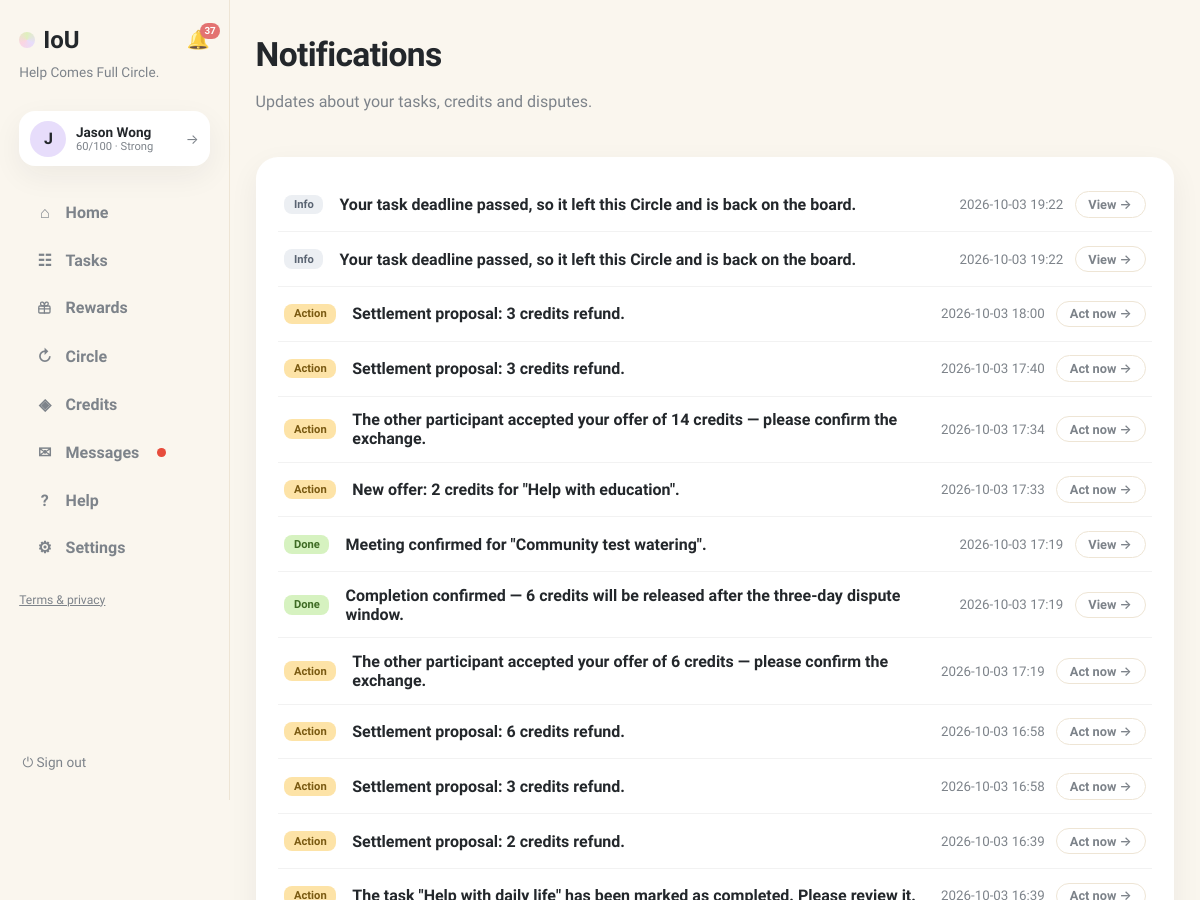
The page /notifications (signed in, upper part) on the database as committed earlier.
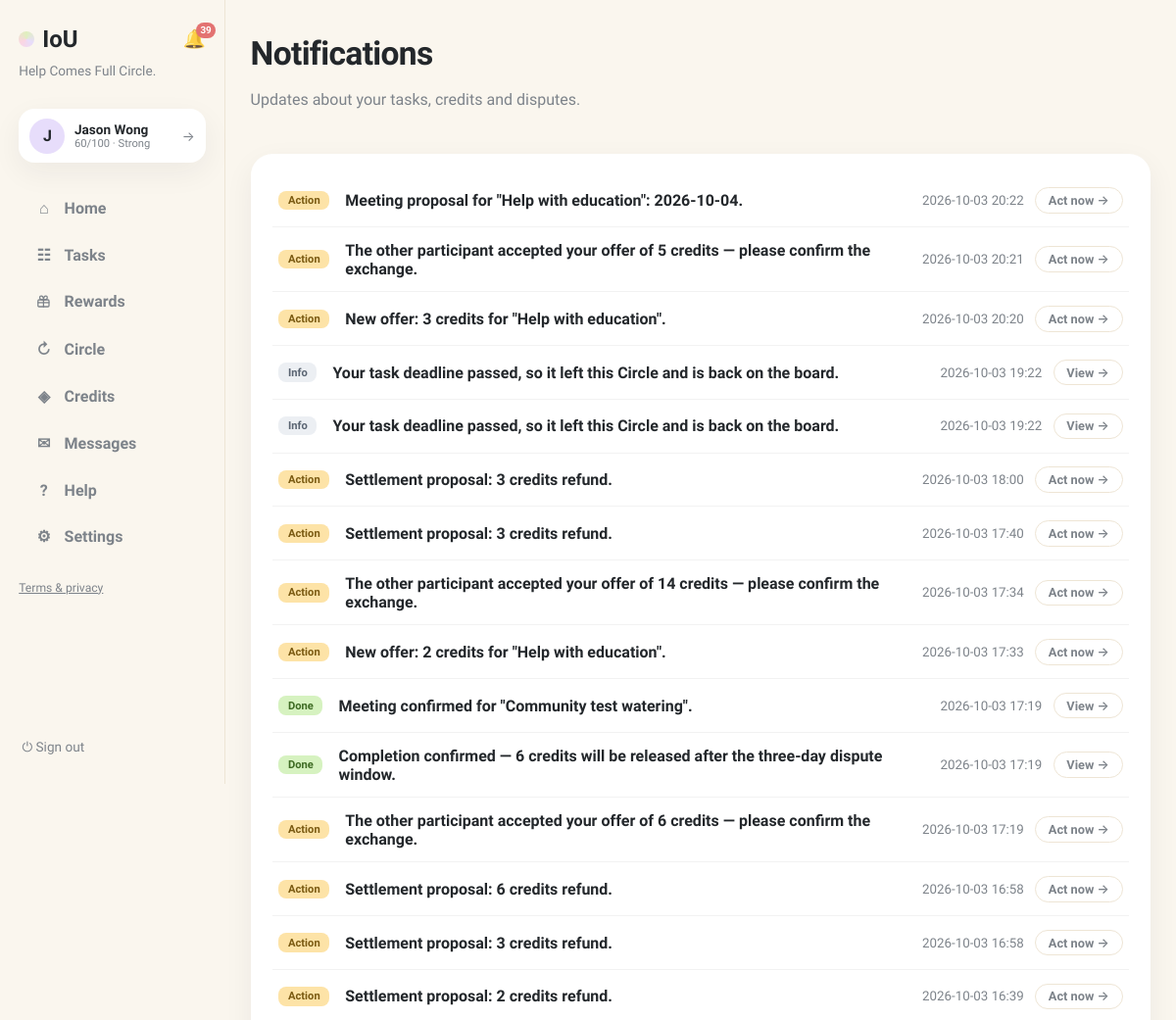
The same page on the database as committed later.
### tables this page shows
CREATE TABLE notifications (
                id INTEGER PRIMARY KEY, user_id INTEGER NOT NULL,
                body TEXT NOT NULL, link TEXT NOT NULL DEFAULT '/',
                is_read INTEGER NOT NULL DEFAULT 0, kind TEXT NOT NULL DEFAULT 'info',
                created_at TEXT NOT NULL,
                FOREIGN KEY(user_id) REFERENCES users(id)
            );

### app.py (the view)
@app.get("/notifications", response_class=HTMLResponse)
def notifications_page(request: Request, tab: str = "system"):
    user = current_user(request)
    if not user:
        return RedirectResponse("/login", status_code=303)
    with db() as connection:
        notifs = connection.execute(
            "SELECT * FROM notifications WHERE user_id=? ORDER BY created_at DESC LIMIT 50",
            (user["id"],)).fetchall()
        threads = connection.execute(
            """SELECT r.id, r.title, r.status, r.requester_id, r.provider_id,
                      ru.name requester_name, pu.name provider_name,
                      (SELECT body FROM messages WHERE request_id=r.id ORDER BY id DESC LIMIT 1) last_body,
                      (SELECT created_at FROM messages WHERE request_id=r.id ORDER BY id DESC LIMIT 1) last_at
               FROM requests r
               JOIN users ru ON ru.id=r.requester_id
               LEFT JOIN users pu ON pu.id=r.provider_id
               WHERE (r.requester_id=? OR r.provider_id=?
                      OR EXISTS (SELECT 1 FROM request_participants rp
                                 WHERE rp.request_id=r.id AND rp.user_id=?))
                 AND EXISTS (SELECT 1 FROM messages WHERE request_id=r.id)
               ORDER BY last_at DESC""",
            (user["id"], user["id"], user["id"])).fetchall()
    return render(request, "notifications.html", page="notifications",
                  notifs=notifs, threads=threads, tab=tab)

### templates/notifications.html (shortened to what this page needs)
{% extends "base.html" %}
{% block content %}
<header class="page-head">
  <div>
    <h1>Notifications</h1>
    <p class="muted">Updates about your tasks, credits and disputes.</p>
  </div>
</header>
<div class="card notif-card">
  {% for n in notifs %}
  <div class="notif-row {% if not n.is_read %}unread{% endif %}">
    <span class="notif-kind k-{{ n.kind or 'info' }}">{% if (n.kind or 'info') == 'action' %}Action{% elif n.kind == 'success' %}Done{% else %}Info{% endif %}</span>
    <div class="notif-body"><b>{{ n.body }}</b></div>
    <div class="notif-side">
      <small class="muted">{{ n.created_at[:16].replace('T',' ') }}</small>
      {% if n.link and (n.kind or 'info') == 'action' %}<a class="btn-ghost btn-sm" href="/notifications/{{ n.id }}/go">Act now →</a>{% elif n.link %}<a class="btn-ghost btn-sm" href="/notifications/{{ n.id }}/go">View →</a>{% endif %}
    </div>
  </div>
  {% else %}<p class="empty">No notifications yet.</p>{% endfor %}
</div>
{% endblock %}

### templates/base.html (shortened to what this page needs)
<!doctype html>
<html lang="en"><head><link rel="stylesheet" href="/static/style.css"></head>
<body class="app-body">
<nav class="sidebar">
  <div class="brand-row">
    <a class="brand" href="/"><span class="brand-dot"></span>IoU</a>
    {% if user %}
    <a class="bell {% if page == 'notifications' %}active{% endif %}" href="/notifications" title="Notifications">🔔{% if unread_notifs or unread_msgs %}<span class="bell-badge">{{ (unread_notifs or 0) + (unread_msgs or 0) }}</span>{% endif %}</a>
    {% endif %}
  </div>
  <p class="brand-tag">Help Comes Full Circle.</p>
  {% if user %}
  <a class="side-user" href="/profile" title="Your profile">
    <div class="avatar">{{ user.name[0] }}</div>
    {% set sc = user.reliability if user.reliability is not none else 60 %}
    {% set lab = 'Suspended' if sc <= 0 else ('Restricted' if sc < 30 else ('Limited' if sc < 60 else ('Strong' if sc < 80 else 'Excellent'))) %}
    <div class="sidebar-user-meta"><b>{{ user.name }}</b>
      <small>{{ sc }}/100 · {{ lab }}</small>
    </div>
    <span class="side-user-arrow">→</span>
  </a>
  <div class="nav-links">
    <a class="nav-link {% if page == 'home' %}active{% endif %}" href="/"><span class="nav-ico">⌂</span>Home</a>
    <a class="nav-link {% if page == 'browse' %}active{% endif %}" href="/browse"><span class="nav-ico">☷</span>Tasks</a>
    <a class="nav-link " href="/rewards"><span class="nav-ico"></span>Rewards</a>
    <a class="nav-link {% if page == 'circle' %}active{% endif %}" href="/chain-invitations"><span class="nav-ico">↻</span>Circle{% if circle_pending %}<span class="unread-dot"></span>{% endif %}</a>
    <a class="nav-link {% if page == 'credits' %}active{% endif %}" href="/history"><span class="nav-ico">◈</span>Credits</a>
    <a class="nav-link {% if page == 'messages' %}active{% endif %}" href="/messages"><span class="nav-ico">✉</span>Messages{% if unread_msgs %}<span class="unread-dot"></span>{% endif %}</a>
    <a class="nav-link {% if page == 'help' %}active{% endif %}" href="/help"><span class="nav-ico">?</span>Help</a>
    <a class="nav-link {% if page == 'account' %}active{% endif %}" href="/account"><span class="nav-ico">⚙</span>Settings</a>
  </div>
  <p class="nav-footer"><a href="/legal">Terms &amp; privacy</a></p>
  <form method="post" action="/logout" class="side-logout"><button class="link-button" title="Sign out">⏻ Sign out</button></form>
  {% else %}
  <div class="nav-links">
    <a class="nav-link" href="/login"><span class="nav-ico">→</span>Sign in</a>
    <a class="nav-link" href="/register"><span class="nav-ico">＋</span>Create account</a>
  </div>
  <p class="nav-footer"><a href="/legal">Terms &amp; privacy</a></p>
  {% endif %}
</nav>
<main class="content {% block content_class %}{% endblock %}">{% block content %}{% endblock %}</main>
</body></html>

Rows that differ between the two databases and show on the page:
added notifications: kind "Action", body "Meeting proposal for \"Help with education\": 2026-10-04.", created_at "2026-10-03 20:22"
added notifications: kind "Action", body "The other participant accepted your offer of 5 credits — please confirm the exchange.", created_at "2026-10-03 20:21"
added notifications: kind "Action", body "New offer: 3 credits for \"Help with education\".", created_at "2026-10-03 20:20"
Other text that changed with them:
{{ (unread_notifs or 0) + (unread_msgs or 0) }}: "37" → "39"
